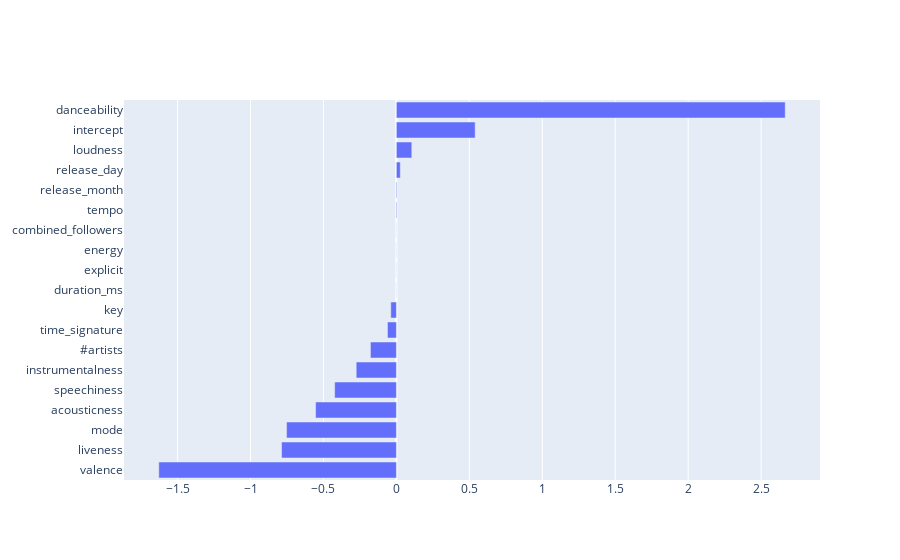

Source (notebook cell):
### Code cell
#Uscaled - Balancing through Smote
Lclf_or_us_SMOTE = LogisticClassifier(Xtrain_or, Xvalidate, Xtest, ytrain_or, yvalidate, ytest,scale=False, balancing="SMOTE")

### Figure 1 — Plotly figure (JSON) as saved in the notebook; plotly's stock layout.template omitted (floating-point values rounded to 4 significant figures)
{"data": [{"orientation": "h", "type": "bar", "x": [-6.279e-07, 0, 2.665, 0, -0.03828, 0.1056, -0.7528, -0.4232, -0.5538, -0.2755, -0.787, -1.629, 0.003995, -0.06116, -0.1778, 1.658e-07, 0.004379, 0.02674, 0.54], "y": ["duration_ms", "explicit", "danceability", "energy", "key", "loudness", "mode", "speechiness", "acousticness", "instrumentalness", "liveness", "valence", "tempo", "time_signature", "#artists", "combined_followers", "release_month", "release_day", "intercept"]}], "layout": {"yaxis": {"categoryorder": "total ascending"}}}
